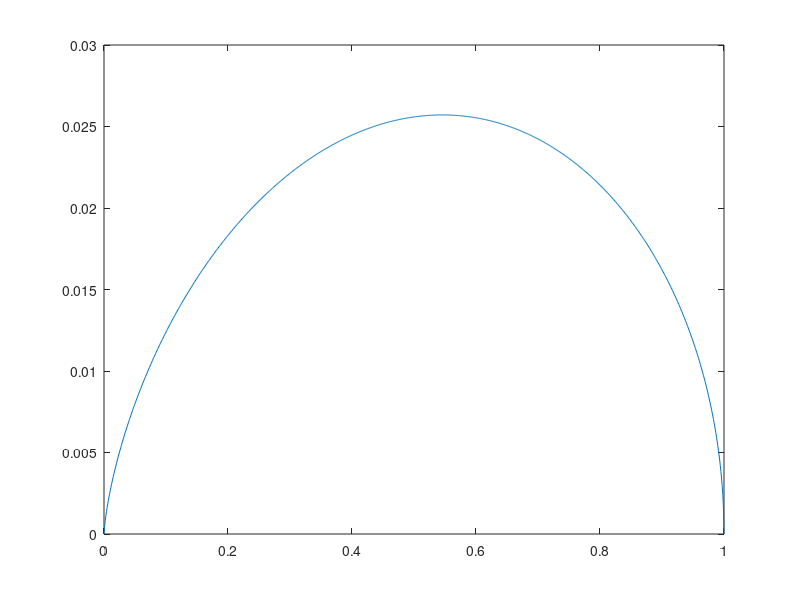

Recreate this plot in MATLAB.
clc,clear
n=1.3;
r=linspace(0,1,1000);
g=9.81;
p1=5.5e5;
V1=0.36;
A = pi*(6.3e-3)^2/4; 
m_dot =A.*sqrt((2.*n./(n-1)).*(p1/V1).*((r).^(2./n)).*(1-(r).^((n-1)./n)));
plot(r,m_dot)